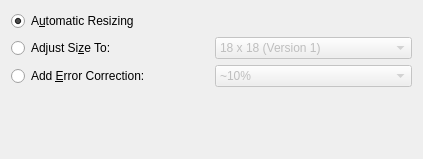
<?xml version="1.0" encoding="UTF-8"?>
<ui version="4.0">
 <class>grpGrid</class>
 <widget class="QWidget" name="grpGrid">
  <property name="geometry">
   <rect>
    <x>0</x>
    <y>0</y>
    <width>423</width>
    <height>159</height>
   </rect>
  </property>
  <property name="windowTitle">
   <string>Form</string>
  </property>
  <layout class="QVBoxLayout" name="verticalLayout">
   <item>
    <layout class="QGridLayout" name="gridLayout">
     <item row="0" column="0">
      <widget class="QRadioButton" name="radGridAuto">
       <property name="text">
        <string>A&amp;utomatic Resizing</string>
       </property>
       <property name="checked">
        <bool>true</bool>
       </property>
      </widget>
     </item>
     <item row="1" column="0">
      <widget class="QRadioButton" name="radGridSize">
       <property name="text">
        <string>Adjust Si&amp;ze To:</string>
       </property>
      </widget>
     </item>
     <item row="1" column="1">
      <widget class="QComboBox" name="cmbGridSize">
       <property name="enabled">
        <bool>false</bool>
       </property>
       <item>
        <property name="text">
         <string>18 x 18 (Version 1)</string>
        </property>
       </item>
       <item>
        <property name="text">
         <string>30 x 30 (Version 2)</string>
        </property>
       </item>
       <item>
        <property name="text">
         <string>42 x 42 (Version 3)</string>
        </property>
       </item>
       <item>
        <property name="text">
         <string>54 x 54 (Version 4)</string>
        </property>
       </item>
       <item>
        <property name="text">
         <string>66 x 66 (Version 5)</string>
        </property>
       </item>
       <item>
        <property name="text">
         <string>78 x 78 (Version 6)</string>
        </property>
       </item>
       <item>
        <property name="text">
         <string>90 x 90 (Version 7)</string>
        </property>
       </item>
       <item>
        <property name="text">
         <string>102 x 102 (Version 8)</string>
        </property>
       </item>
       <item>
        <property name="text">
         <string>114 x 114 (Version 9)</string>
        </property>
       </item>
       <item>
        <property name="text">
         <string>126 x 126 (Version 10)</string>
        </property>
       </item>
       <item>
        <property name="text">
         <string>138 x 138 (Version 11)</string>
        </property>
       </item>
       <item>
        <property name="text">
         <string>150 x 150 (Version 12)</string>
        </property>
       </item>
       <item>
        <property name="text">
         <string>162 x 162 (Version 13)</string>
        </property>
       </item>
      </widget>
     </item>
     <item row="2" column="0">
      <widget class="QRadioButton" name="radGridECC">
       <property name="text">
        <string>Add &amp;Error Correction:</string>
       </property>
      </widget>
     </item>
     <item row="2" column="1">
      <widget class="QComboBox" name="cmbGridECC">
       <property name="enabled">
        <bool>false</bool>
       </property>
       <item>
        <property name="text">
         <string>~10%</string>
        </property>
       </item>
       <item>
        <property name="text">
         <string>~20%</string>
        </property>
       </item>
       <item>
        <property name="text">
         <string>~30%</string>
        </property>
       </item>
       <item>
        <property name="text">
         <string>~40%</string>
        </property>
       </item>
       <item>
        <property name="text">
         <string>~50%</string>
        </property>
       </item>
      </widget>
     </item>
    </layout>
   </item>
   <item>
    <spacer name="verticalSpacer">
     <property name="orientation">
      <enum>Qt::Vertical</enum>
     </property>
     <property name="sizeHint" stdset="0">
      <size>
       <width>20</width>
       <height>50</height>
      </size>
     </property>
    </spacer>
   </item>
  </layout>
 </widget>
 <resources/>
 <connections>
  <connection>
   <sender>radGridSize</sender>
   <signal>toggled(bool)</signal>
   <receiver>cmbGridSize</receiver>
   <slot>setEnabled(bool)</slot>
   <hints>
    <hint type="sourcelabel">
     <x>98</x>
     <y>54</y>
    </hint>
    <hint type="destinationlabel">
     <x>279</x>
     <y>53</y>
    </hint>
   </hints>
  </connection>
  <connection>
   <sender>radGridECC</sender>
   <signal>toggled(bool)</signal>
   <receiver>cmbGridECC</receiver>
   <slot>setEnabled(bool)</slot>
   <hints>
    <hint type="sourcelabel">
     <x>114</x>
     <y>89</y>
    </hint>
    <hint type="destinationlabel">
     <x>279</x>
     <y>89</y>
    </hint>
   </hints>
  </connection>
 </connections>
</ui>
